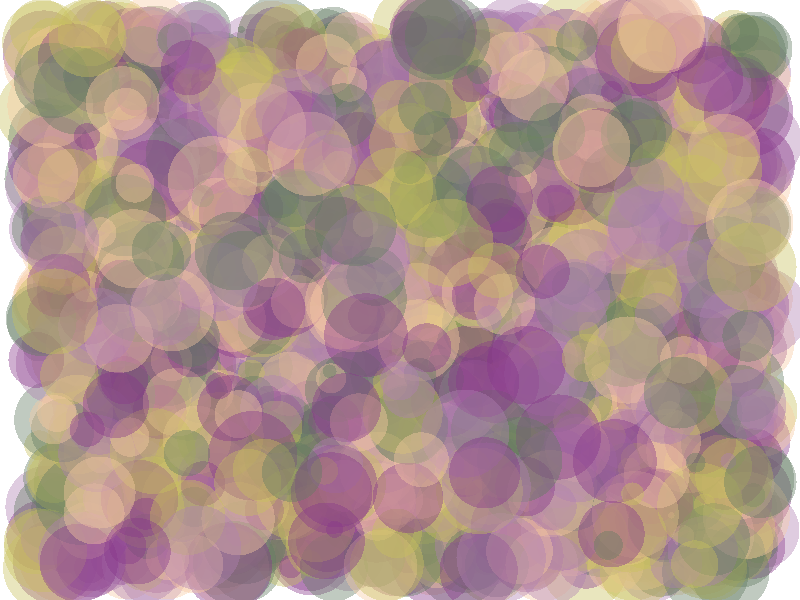

This figure's R source:
## makes the viz for the poster

library(ggplot2)
cols <- c("#88398A", "#B07FB2", "#F7CCA4", "#C8C05E", "#627C63") ## generated here: http://colormind.io/

## colors
set.seed(3)
N <- 2000
df <- data.frame(x = runif(N), y = runif(N), col = sample(cols, N, replace = TRUE), size = runif(N, 1, 10))


## no border
qp <- ggplot(df, aes(x, y)) + geom_point(aes(size = size, fill = I(col), color = I(col)), alpha = 0.4, shape = 16) + theme_void() +
  theme(legend.position="none") +
  scale_size_continuous(range = c(1, 30))

pdf("poster-viz.pdf", paper = "a4")
print(qp)
dev.off()